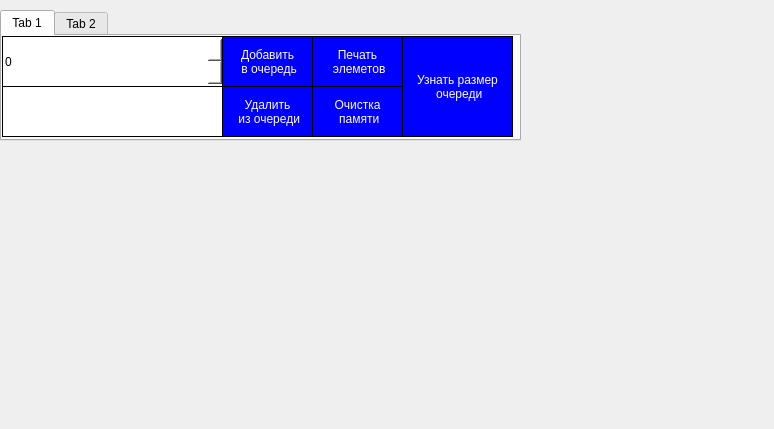
<?xml version="1.0" encoding="UTF-8"?>
<ui version="4.0">
 <class>MainWindow</class>
 <widget class="QMainWindow" name="MainWindow">
  <property name="geometry">
   <rect>
    <x>0</x>
    <y>0</y>
    <width>774</width>
    <height>429</height>
   </rect>
  </property>
  <property name="windowTitle">
   <string>MainWindow</string>
  </property>
  <widget class="QWidget" name="centralwidget">
   <widget class="QTabWidget" name="tabWidget">
    <property name="geometry">
     <rect>
      <x>0</x>
      <y>10</y>
      <width>521</width>
      <height>131</height>
     </rect>
    </property>
    <property name="currentIndex">
     <number>0</number>
    </property>
    <widget class="QWidget" name="tab">
     <attribute name="title">
      <string>Tab 1</string>
     </attribute>
     <widget class="QSpinBox" name="spinBox">
      <property name="geometry">
       <rect>
        <x>0</x>
        <y>0</y>
        <width>221</width>
        <height>51</height>
       </rect>
      </property>
      <property name="styleSheet">
       <string notr="true">QSpinBox {
  background-color: white;
  color: black; 
  border: 1px solid black;
}
</string>
      </property>
     </widget>
     <widget class="QPushButton" name="pushButton">
      <property name="geometry">
       <rect>
        <x>220</x>
        <y>0</y>
        <width>91</width>
        <height>51</height>
       </rect>
      </property>
      <property name="styleSheet">
       <string notr="true">QPushButton {
  background-color: rgb(0,0,255);
  color: white; 
  border: 1px solid black;
}

QPushButton:pressed {
    background-color: rgb(255,0,255);
}</string>
      </property>
      <property name="text">
       <string>Добавить 
 в очередь</string>
      </property>
     </widget>
     <widget class="QPushButton" name="pushButton_2">
      <property name="geometry">
       <rect>
        <x>310</x>
        <y>0</y>
        <width>91</width>
        <height>51</height>
       </rect>
      </property>
      <property name="styleSheet">
       <string notr="true">QPushButton {
  background-color: rgb(0, 0, 255);
  color: white; 
  border: 1px solid black;
}

QPushButton:pressed {
    background-color: rgb(255,0,255);
}</string>
      </property>
      <property name="text">
       <string>Печать 
 элеметов</string>
      </property>
     </widget>
     <widget class="QPushButton" name="pushButton_3">
      <property name="geometry">
       <rect>
        <x>220</x>
        <y>50</y>
        <width>91</width>
        <height>51</height>
       </rect>
      </property>
      <property name="styleSheet">
       <string notr="true">QPushButton {
  background-color: rgb(0,0,255);
  color: white; 
  border: 1px solid black;
}

QPushButton:pressed {
    background-color: rgb(255,0,255);
}</string>
      </property>
      <property name="text">
       <string>Удалить 
 из очереди</string>
      </property>
     </widget>
     <widget class="QLabel" name="label">
      <property name="geometry">
       <rect>
        <x>0</x>
        <y>50</y>
        <width>221</width>
        <height>51</height>
       </rect>
      </property>
      <property name="styleSheet">
       <string notr="true">QLabel {
  background-color: white;
  color: black; 
  border: 1px solid black;
}
</string>
      </property>
      <property name="text">
       <string/>
      </property>
     </widget>
     <widget class="QPushButton" name="pushButton_7">
      <property name="geometry">
       <rect>
        <x>310</x>
        <y>50</y>
        <width>91</width>
        <height>51</height>
       </rect>
      </property>
      <property name="styleSheet">
       <string notr="true">QPushButton {
  background-color: rgb(0, 0, 255);
  color: white; 
  border: 1px solid black;
}

QPushButton:pressed {
    background-color: rgb(255,0,255);
}</string>
      </property>
      <property name="text">
       <string>Очистка 
 памяти</string>
      </property>
     </widget>
     <widget class="QPushButton" name="pushButton_9">
      <property name="geometry">
       <rect>
        <x>400</x>
        <y>0</y>
        <width>111</width>
        <height>101</height>
       </rect>
      </property>
      <property name="styleSheet">
       <string notr="true">QPushButton {
  background-color: rgb(0, 0, 255);
  color: white; 
  border: 1px solid black;
}

QPushButton:pressed {
    background-color: rgb(255,0,255);
}</string>
      </property>
      <property name="text">
       <string>Узнать размер 
 очереди</string>
      </property>
     </widget>
    </widget>
    <widget class="QWidget" name="tab_2">
     <attribute name="title">
      <string>Tab 2</string>
     </attribute>
     <widget class="QLabel" name="label_2">
      <property name="geometry">
       <rect>
        <x>0</x>
        <y>50</y>
        <width>221</width>
        <height>51</height>
       </rect>
      </property>
      <property name="styleSheet">
       <string notr="true">QLabel {
  background-color: white;
  color: black; 
  border: 1px solid black;
}
</string>
      </property>
      <property name="text">
       <string/>
      </property>
     </widget>
     <widget class="QPushButton" name="pushButton_4">
      <property name="geometry">
       <rect>
        <x>220</x>
        <y>0</y>
        <width>91</width>
        <height>51</height>
       </rect>
      </property>
      <property name="styleSheet">
       <string notr="true">QPushButton {
  background-color: rgb(255, 151, 57);
  color: white; 
  border: 1px solid black;
}

QPushButton:pressed {
    background-color:red ;
}
</string>
      </property>
      <property name="text">
       <string>Добавить 
 в очередь</string>
      </property>
     </widget>
     <widget class="QPushButton" name="pushButton_5">
      <property name="geometry">
       <rect>
        <x>220</x>
        <y>50</y>
        <width>91</width>
        <height>51</height>
       </rect>
      </property>
      <property name="styleSheet">
       <string notr="true">QPushButton {
  background-color: rgb(255, 151, 57);
  color: white; 
  border: 1px solid black;
}

QPushButton:pressed {
    background-color:red ;
}</string>
      </property>
      <property name="text">
       <string>Удалить 
 из очереди</string>
      </property>
     </widget>
     <widget class="QPushButton" name="pushButton_6">
      <property name="geometry">
       <rect>
        <x>310</x>
        <y>0</y>
        <width>91</width>
        <height>51</height>
       </rect>
      </property>
      <property name="styleSheet">
       <string notr="true">QPushButton {
  background-color: rgb(255, 151, 57);
  color: white; 
  border: 1px solid black;
}

QPushButton:pressed {
    background-color:red ;
}</string>
      </property>
      <property name="text">
       <string>Печать 
 элеметов</string>
      </property>
     </widget>
     <widget class="QLineEdit" name="lineEdit">
      <property name="geometry">
       <rect>
        <x>0</x>
        <y>0</y>
        <width>221</width>
        <height>51</height>
       </rect>
      </property>
      <property name="styleSheet">
       <string notr="true">QLabel {
  background-color: white;
  color: black; 
  border: 1px solid;
}
</string>
      </property>
     </widget>
     <widget class="QPushButton" name="pushButton_8">
      <property name="geometry">
       <rect>
        <x>310</x>
        <y>50</y>
        <width>91</width>
        <height>51</height>
       </rect>
      </property>
      <property name="styleSheet">
       <string notr="true">QPushButton {
  background-color: rgb(255, 151, 57);
  color: white; 
  border: 1px solid black;
}

QPushButton:pressed {
    background-color:red ;
}</string>
      </property>
      <property name="text">
       <string>Очистка 
 памяти</string>
      </property>
     </widget>
     <widget class="QPushButton" name="pushButton_10">
      <property name="geometry">
       <rect>
        <x>400</x>
        <y>0</y>
        <width>111</width>
        <height>101</height>
       </rect>
      </property>
      <property name="styleSheet">
       <string notr="true">QPushButton {
  background-color: rgb(255, 151, 57);
  color: white; 
  border: 1px solid black;
}

QPushButton:pressed {
    background-color:red ;
}</string>
      </property>
      <property name="text">
       <string>Узнать размер 
 очереди</string>
      </property>
     </widget>
     <zorder>pushButton_5</zorder>
     <zorder>pushButton_6</zorder>
     <zorder>lineEdit</zorder>
     <zorder>label_2</zorder>
     <zorder>pushButton_4</zorder>
     <zorder>pushButton_8</zorder>
     <zorder>pushButton_10</zorder>
    </widget>
   </widget>
  </widget>
 </widget>
 <resources/>
 <connections/>
</ui>
